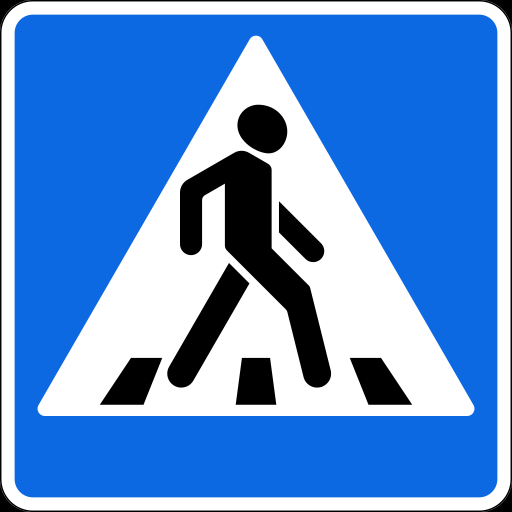
#> input picture 4/1.png, 1024 x 1024 px (shown at 1/2 size)
$ python main_4.py
#> lines starting #> are read from the running program, lines starting #| are printed output that depends on the picture; after the words box and inside, x2 and y2 are one past the last pixel; in counts of white or black regions, pixels touching at a corner belong together
import cv2  as cv


def compare_detect_with_masks(detect, mask):
    count = 0
    for i in range(64):
        for j in range(64):
            if detect[i][j] == mask[i][j]:
                count += 1
    return count


def main():
    cap = cv.VideoCapture(0)
    no_drive_sign = cv.resize(cv.imread('1.png'), (64, 64))
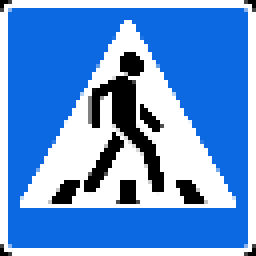
#> no_drive_sign: shape (64, 64, 3) (shown 4 times larger); mean B, G, R 215.2, 149.4, 99
    crosswalk_sign = cv.resize(cv.imread('2.png'), (64, 64))
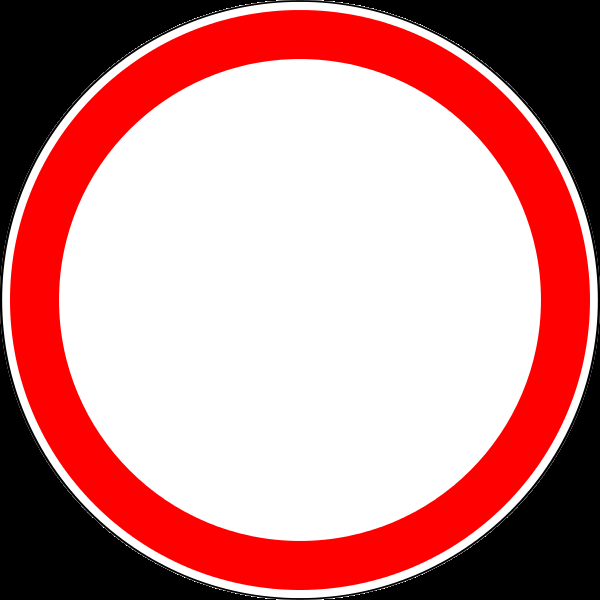
#> input picture 4/2.png, 600 x 600 px
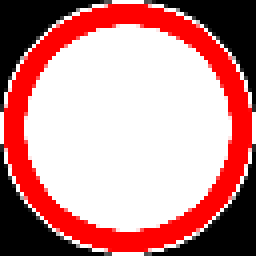
#> crosswalk_sign: shape (64, 64, 3) (shown 4 times larger); mean B, G, R 140.9, 140.9, 198.5

    no_drive_mask = cv.inRange(no_drive_sign, (89, 91, 139), (255, 255, 255))
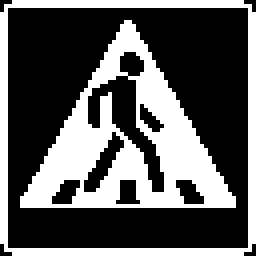
#> no_drive_mask: shape (64, 64) (shown 4 times larger); 35.9% white; 2 white regions, box (x1, y1, x2, y2) and area: (5, 5, 59, 52) 993, (0, 0, 64, 64) 476
    crosswalk_sign_mask = cv.inRange(crosswalk_sign, (89, 91, 139), (255, 255, 255))
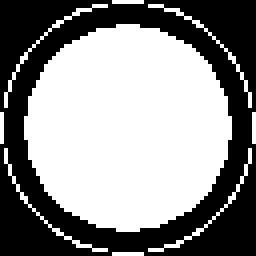
#> crosswalk_sign_mask: shape (64, 64) (shown 4 times larger); 55.2% white; 1 black region, box (x1, y1, x2, y2) and area: (0, 0, 64, 64) 1836

    cv.imshow('No drive', no_drive_mask)
    cv.imshow('Crosswalk', crosswalk_sign_mask)

    while True:
        ret, frame = cap.read()
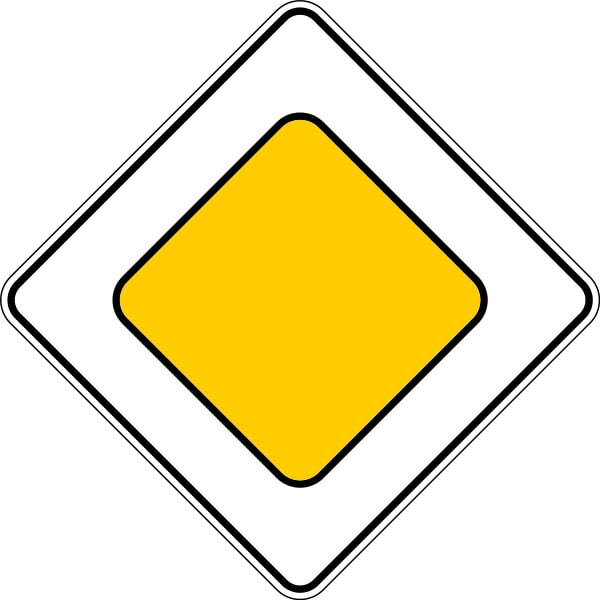
#> input picture 4/3.jpg, 600 x 600 px, given in place of the camera
#> frame is the input picture: shape (600, 600, 3); mean B, G, R 188.1, 228.9, 239.1
        frame_clear = frame.copy()
        if not ret:
            break

        # cv.imshow('frame', frame)
        hsv = cv.cvtColor(frame, cv.COLOR_BGR2HSV)
#> hsv: shape (600, 600, 3); mean H, S, V 6.6, 54.5, 239.1
        hsv = cv.blur(hsv, (5, 5))
#> hsv: shape (600, 600, 3); mean H, S, V 6.6, 54.5, 239.1

        mask = cv.inRange(hsv, (83, 123, 73), (255, 255, 255))
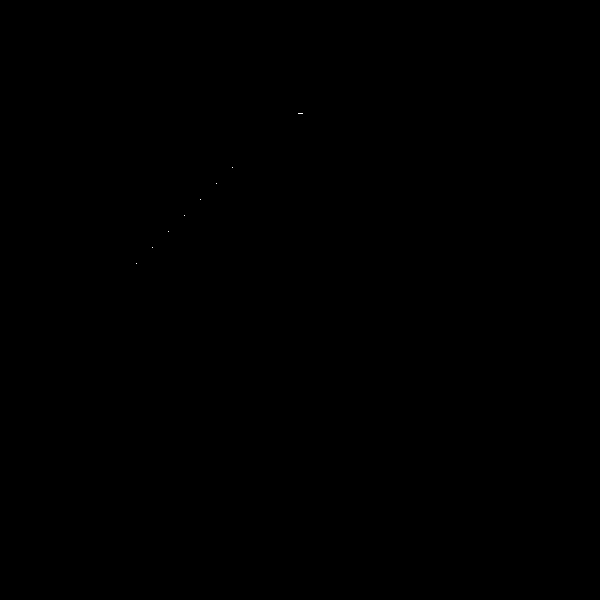
#> mask: shape (600, 600); 0% white in thin lines or dots, all inside (x1, y1, x2, y2) = (136, 113, 303, 264)
        # cv.imshow('Mask 1', mask)

        mask = cv.erode(mask, None, iterations=2)
#> mask: shape (600, 600); every value is 0
        mask = cv.dilate(mask, None, iterations=4)
        cv.imshow('Mask 2', mask)

        contours = cv.findContours(mask, cv.RETR_TREE, cv.CHAIN_APPROX_NONE)[0]
#> contours = []
        if contours:
            sorted_contours = sorted(
                contours,
                key=cv.contourArea,
                reverse=True
            )
            cv.drawContours(frame, sorted_contours, 0, (255, 0, 255), 3)

            x, y, w, h = cv.boundingRect(sorted_contours[0])
            cv.rectangle(frame, (x, y), (x + w, y + h), (0, 255, 0), 2)
            cv.imshow('frame 2', frame)

            roImg = frame_clear[y:y+h, x:x+w]
            cv.imshow('Detect', roImg)

            roImg = cv.inRange(cv.resize(roImg, (64, 64)), (89, 124, 73), (255, 255, 255))
            cv.imshow('Detect mask', roImg)

            no_drive_count = compare_detect_with_masks(detect=roImg, mask=no_drive_mask)
            crosswalk_count = compare_detect_with_masks(detect=roImg, mask=crosswalk_sign_mask)

            print('Запрещено движение:', no_drive_count, '\nПешеходный переход:', crosswalk_count)

            if no_drive_count > 3000:
                print('Это знак "Движение запрещено"')
            elif crosswalk_count > 3000:
                print('Это знак "Пешеходный переход"')
            else:
                print('=>\nЗнак не опознан')

        if cv.waitKey(1) == ord('q'):
#> (key q is pressed here)
            break


if __name__ == '__main__':
    main()
